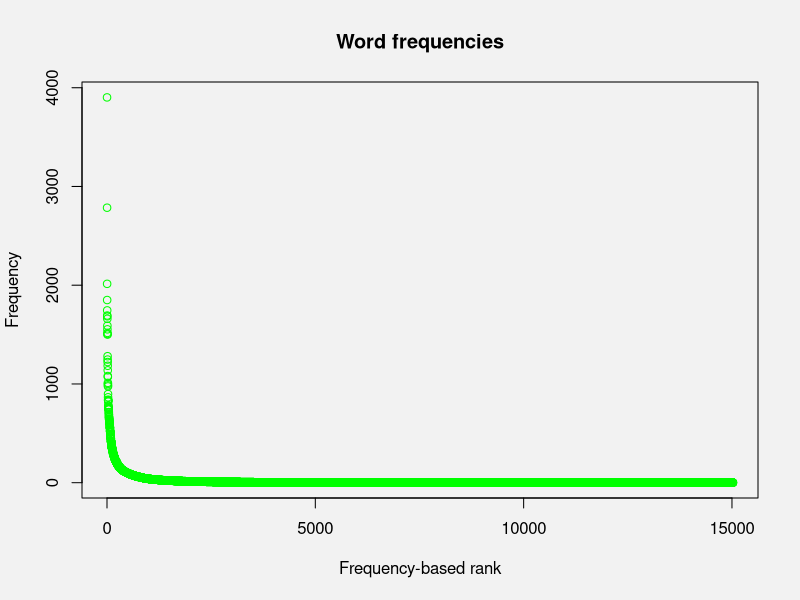
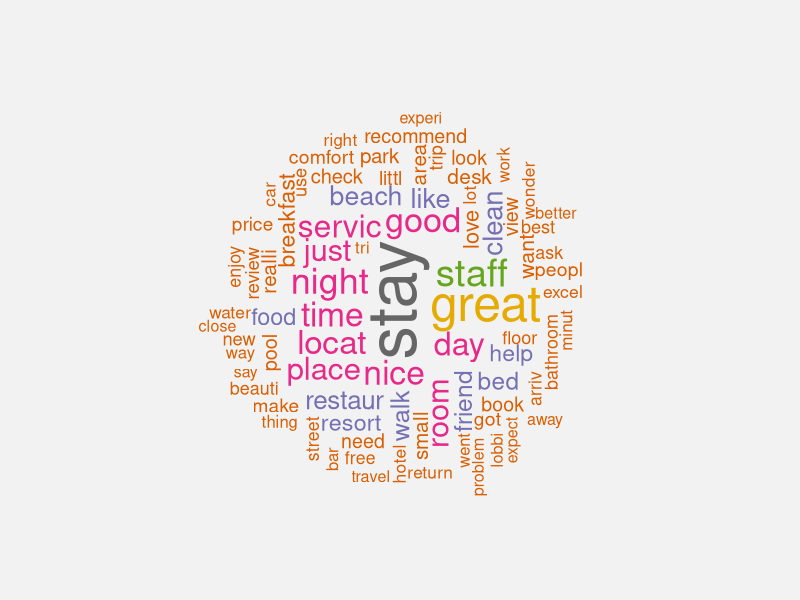
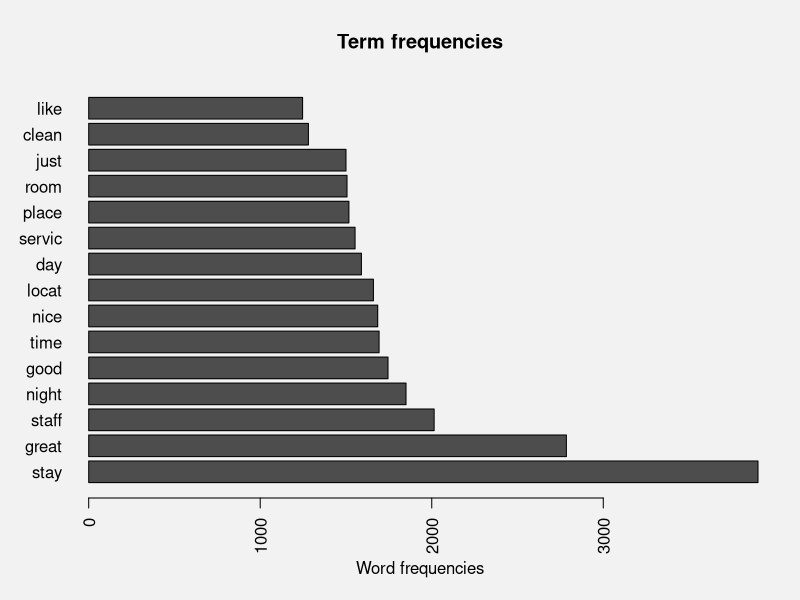
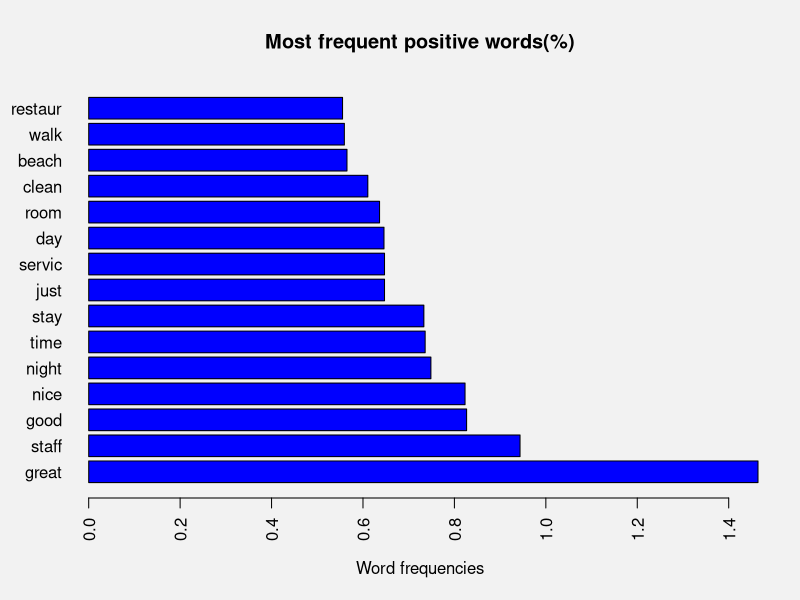
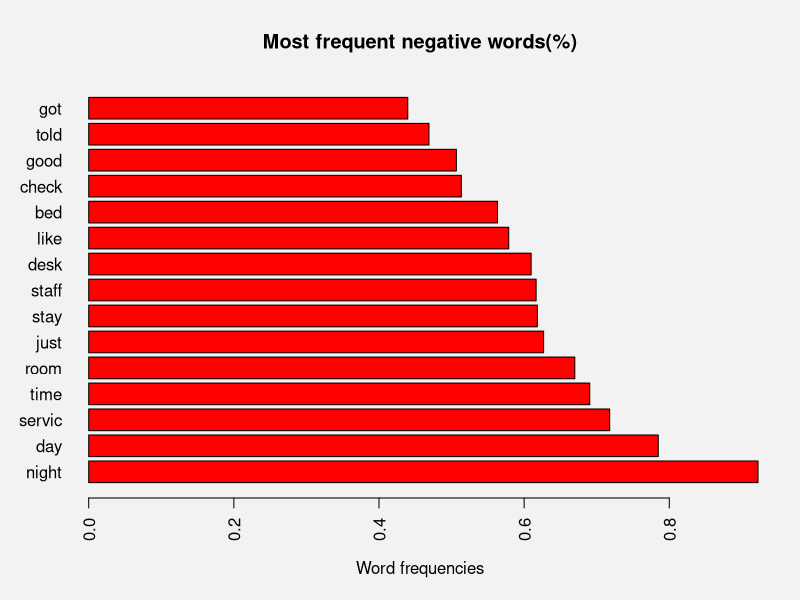
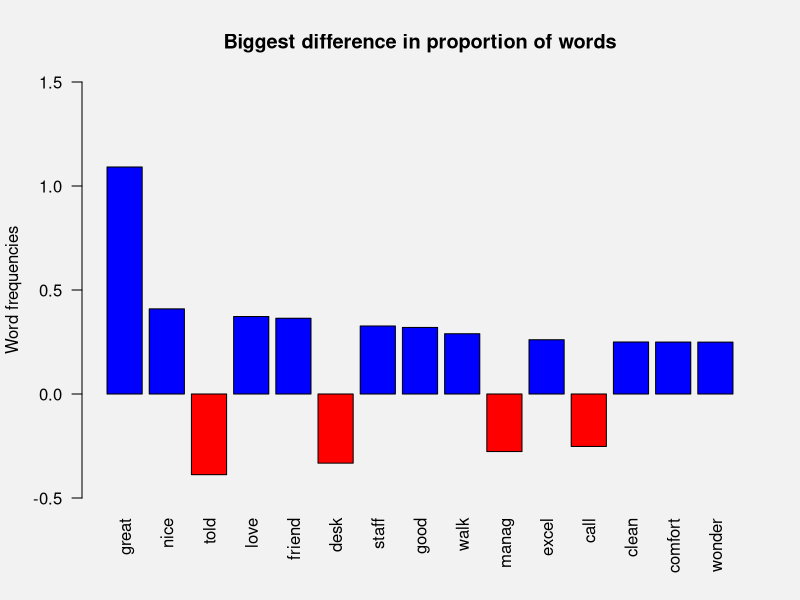

R code for these plots, in order:
## ---- chunk 1
getwd()
## ---- chunk 2
library(tidyverse) # general utility & workflow functions
library(tidytext) # tidy implimentation of NLP methods
library(tm) # general text mining functions, making document term matrixes
library(SnowballC) # for stemming
library(wordcloud) # for making a wordcloud
## ---- chunk 3
reviews <- read.csv("data.csv", header=TRUE, sep = "\t")
df = separate(data = reviews, col = "Review....Rating", into = c("Review", "Rating"), sep =",  ,")
## ---- chunk 4
df <- na.omit(df) 

df$Rating[df$Rating == 4] <- "positive"
df$Rating[df$Rating == 5] <- "positive"
df$Rating[df$Rating == 1] <- "negative"
df$Rating[df$Rating == 2] <- "negative"

extra = df[df$Rating ==3, ] 
df<-df[!(df$Rating==3),]
## ---- chunk 5
corpus = Corpus(VectorSource(df$Review))
DTM <- DocumentTermMatrix(corpus)
## ---- chunk 6
length(corpus)
inspect(corpus[1])
## ---- chunk 7
meta(corpus[[1]])
## ---- chunk 8
dext = corpus[1]
dext[[1]]$content[1]
## ---- chunk 9
dext = corpus[2]
dext[[1]]$content[1]
## ---- chunk 10
customStopwords = c(stopwords(),"hotel","room")

tdm = TermDocumentMatrix(corpus,
                         control=list(stopwords = customStopwords,
                                      removePunctuation = T, 
                                      removeNumbers = T,
                                      stemming = T))
m <- as.matrix(tdm)
v <- sort(rowSums(m),decreasing=TRUE)
d <- data.frame(word = names(v),freq=v)
head(d, 10)
## ---- chunk 11
tdm
## ---- chunk 12
par(bg="grey95")
plot(sort(d$freq, decreasing = T),col="green",main="Word frequencies", xlab="Frequency-based rank", 
     ylab = "Frequency")
## ---- chunk 13
set.seed(1234)
wordcloud(words = d$word, freq = d$freq, min.freq = 500,
          max.words=200, random.order=FALSE, rot.per=0.35, 
          colors=brewer.pal(8, "Dark2"))
## ---- chunk 14
par(bg="grey95")
barplot(d[1:15,]$freq, las = 2, names.arg = d[1:15,]$word, horiz=TRUE,
        col ="grey30", main ="Term frequencies",
        xlab = "Word frequencies")

## ---- chunk 15
df_pos = df[df$Rating =="positive", ]
df_neg = df[df$Rating =="negative", ]
pos_corpus = Corpus(VectorSource(df_pos$Review))
neg_corpus = Corpus(VectorSource(df_neg$Review))

length(pos_corpus)

length(neg_corpus)
## ---- chunk 16
new_customStopwords = c(stopwords(),"hotel","room","stay","location","place")

pos_tdm = TermDocumentMatrix(pos_corpus,
                         control=list(stopwords = new_customStopwords,
                                      removePunctuation = T, 
                                      removeNumbers = T,
                                      stemming = T))
neg_tdm = TermDocumentMatrix(neg_corpus,
                         control=list(stopwords = new_customStopwords,
                                      removePunctuation = T, 
                                      removeNumbers = T,
                                      stemming = T))
## ---- chunk 17
m <- as.matrix(pos_tdm)
v <- sort(rowSums(m),decreasing=TRUE)
v_pos = v/sum(v)
d_pos <- data.frame(word = names(v),freq_pos=v_pos*100)
head(d_pos,5)
m <- as.matrix(neg_tdm)
v <- sort(rowSums(m),decreasing=TRUE)
v_neg = v/sum(v)
d_neg <- data.frame(word = names(v),freq_neg=v_neg*100)
head(d_neg,5)
## ---- chunk 18
par(bg="grey95")
barplot(d_pos[1:15,]$freq_pos, las = 2, names.arg = d_pos[1:15,]$word, horiz=TRUE,
        col ="blue", main ="Most frequent positive words(%)",
        xlab = "Word frequencies")
## ---- chunk 19
par(bg="grey95")
barplot(d_neg[1:15,]$freq_neg, las = 2, names.arg = d_neg[1:15,]$word, horiz=TRUE,
        col ="red", main ="Most frequent negative words(%)",
        xlab = "Word frequencies")
## ---- chunk 20
df_prop = merge(d_pos,d_neg,by="word")

df_prop <- transform(df_prop, rest= freq_pos - freq_neg)
df_prop <- transform(df_prop, absrest= abs(freq_pos - freq_neg))
rownames(df_prop) <- df_prop$word

df_prop <-df_prop[order(-df_prop$absrest),]
head(df_prop,20)
## ---- chunk 21
par(bg="grey95")
barplot(df_prop[1:15,]$rest, las = 2, names.arg = df_prop[1:15,]$word, horiz=FALSE,
        col=ifelse(df_prop[1:15,]$rest>0,"blue","red"),
        main ="Biggest difference in proportion of words", 
        ylim=c(-0.5,1.5),ylab = "Word frequencies")
